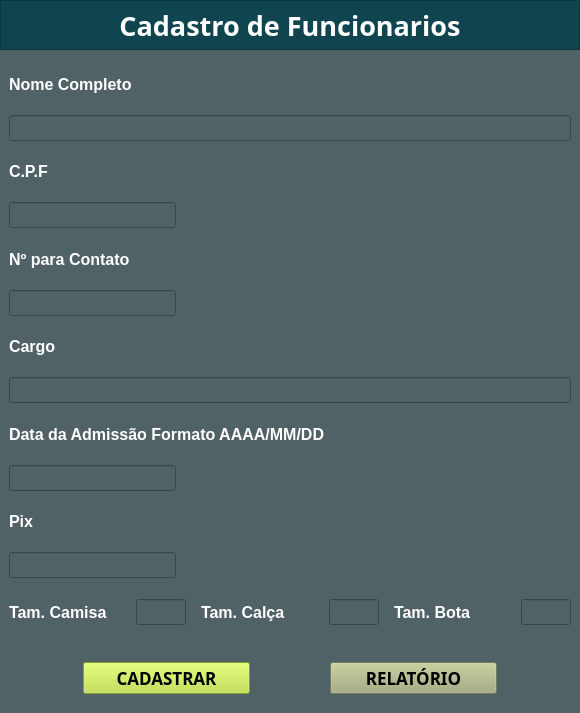
<?xml version="1.0" encoding="UTF-8"?>
<ui version="4.0">
 <class>MainWindow</class>
 <widget class="QMainWindow" name="MainWindow">
  <property name="enabled">
   <bool>true</bool>
  </property>
  <property name="geometry">
   <rect>
    <x>0</x>
    <y>0</y>
    <width>580</width>
    <height>713</height>
   </rect>
  </property>
  <property name="sizePolicy">
   <sizepolicy hsizetype="Ignored" vsizetype="Ignored">
    <horstretch>0</horstretch>
    <verstretch>0</verstretch>
   </sizepolicy>
  </property>
  <property name="windowTitle">
   <string>MainWindow</string>
  </property>
  <widget class="QWidget" name="centralwidget">
   <layout class="QVBoxLayout" name="verticalLayout">
    <property name="spacing">
     <number>0</number>
    </property>
    <property name="leftMargin">
     <number>0</number>
    </property>
    <property name="topMargin">
     <number>0</number>
    </property>
    <property name="rightMargin">
     <number>0</number>
    </property>
    <property name="bottomMargin">
     <number>0</number>
    </property>
    <item>
     <widget class="QFrame" name="frame_top">
      <property name="maximumSize">
       <size>
        <width>16777215</width>
        <height>50</height>
       </size>
      </property>
      <property name="styleSheet">
       <string notr="true">background-color: rgb(16, 69, 79);</string>
      </property>
      <property name="frameShape">
       <enum>QFrame::StyledPanel</enum>
      </property>
      <property name="frameShadow">
       <enum>QFrame::Raised</enum>
      </property>
      <layout class="QHBoxLayout" name="horizontalLayout">
       <property name="spacing">
        <number>0</number>
       </property>
       <property name="leftMargin">
        <number>0</number>
       </property>
       <property name="topMargin">
        <number>0</number>
       </property>
       <property name="rightMargin">
        <number>0</number>
       </property>
       <property name="bottomMargin">
        <number>0</number>
       </property>
       <item>
        <widget class="QLabel" name="label_cadastro">
         <property name="enabled">
          <bool>true</bool>
         </property>
         <property name="maximumSize">
          <size>
           <width>16777215</width>
           <height>50</height>
          </size>
         </property>
         <property name="font">
          <font>
           <family>Agency FB</family>
           <pointsize>20</pointsize>
           <weight>75</weight>
           <bold>true</bold>
          </font>
         </property>
         <property name="toolTipDuration">
          <number>-1</number>
         </property>
         <property name="styleSheet">
          <string notr="true">color: rgb(255, 255, 255);</string>
         </property>
         <property name="lineWidth">
          <number>1</number>
         </property>
         <property name="text">
          <string>Cadastro de Funcionarios</string>
         </property>
         <property name="alignment">
          <set>Qt::AlignCenter</set>
         </property>
        </widget>
       </item>
      </layout>
     </widget>
    </item>
    <item>
     <widget class="QFrame" name="frame_mid">
      <property name="styleSheet">
       <string notr="true">background-color: rgb(80, 98, 102);</string>
      </property>
      <property name="frameShape">
       <enum>QFrame::NoFrame</enum>
      </property>
      <property name="frameShadow">
       <enum>QFrame::Raised</enum>
      </property>
      <layout class="QVBoxLayout" name="verticalLayout_2">
       <item>
        <widget class="QLabel" name="label_Nome_Completo">
         <property name="font">
          <font>
           <family>Arial</family>
           <pointsize>12</pointsize>
           <weight>75</weight>
           <bold>true</bold>
          </font>
         </property>
         <property name="styleSheet">
          <string notr="true">color: rgb(255, 255, 255)</string>
         </property>
         <property name="text">
          <string>Nome Completo</string>
         </property>
        </widget>
       </item>
       <item>
        <widget class="QLineEdit" name="lineEdit_Nome">
         <property name="font">
          <font>
           <family>Arial</family>
           <pointsize>11</pointsize>
          </font>
         </property>
         <property name="styleSheet">
          <string notr="true">color: rgb(255, 255, 255)</string>
         </property>
        </widget>
       </item>
       <item>
        <widget class="QLabel" name="label_CPF">
         <property name="font">
          <font>
           <family>Arial</family>
           <pointsize>12</pointsize>
           <weight>75</weight>
           <bold>true</bold>
          </font>
         </property>
         <property name="styleSheet">
          <string notr="true">color: rgb(255, 255, 255)</string>
         </property>
         <property name="text">
          <string>C.P.F</string>
         </property>
        </widget>
       </item>
       <item>
        <widget class="QLineEdit" name="lineEdit_Cpf">
         <property name="maximumSize">
          <size>
           <width>167</width>
           <height>16777215</height>
          </size>
         </property>
         <property name="font">
          <font>
           <family>Arial</family>
           <pointsize>11</pointsize>
          </font>
         </property>
         <property name="styleSheet">
          <string notr="true">color: rgb(255, 255, 255)</string>
         </property>
        </widget>
       </item>
       <item>
        <widget class="QLabel" name="label_Numero_Contato">
         <property name="font">
          <font>
           <family>Arial</family>
           <pointsize>12</pointsize>
           <weight>75</weight>
           <bold>true</bold>
          </font>
         </property>
         <property name="styleSheet">
          <string notr="true">color: rgb(255, 255, 255)</string>
         </property>
         <property name="text">
          <string>Nº para Contato</string>
         </property>
        </widget>
       </item>
       <item>
        <widget class="QLineEdit" name="lineEdit_NumeroContato">
         <property name="maximumSize">
          <size>
           <width>167</width>
           <height>16777215</height>
          </size>
         </property>
         <property name="font">
          <font>
           <family>Arial</family>
           <pointsize>11</pointsize>
          </font>
         </property>
         <property name="styleSheet">
          <string notr="true">color: rgb(255, 255, 255)</string>
         </property>
        </widget>
       </item>
       <item>
        <widget class="QLabel" name="label_Cargo">
         <property name="font">
          <font>
           <family>Arial</family>
           <pointsize>12</pointsize>
           <weight>75</weight>
           <bold>true</bold>
          </font>
         </property>
         <property name="styleSheet">
          <string notr="true">color: rgb(255, 255, 255)</string>
         </property>
         <property name="text">
          <string>Cargo</string>
         </property>
        </widget>
       </item>
       <item>
        <widget class="QLineEdit" name="lineEdit_Cargo">
         <property name="font">
          <font>
           <family>Arial</family>
           <pointsize>11</pointsize>
          </font>
         </property>
         <property name="styleSheet">
          <string notr="true">color: rgb(255, 255, 255)</string>
         </property>
        </widget>
       </item>
       <item>
        <widget class="QLabel" name="label_DataAdmissao">
         <property name="font">
          <font>
           <family>Arial</family>
           <pointsize>12</pointsize>
           <weight>75</weight>
           <bold>true</bold>
          </font>
         </property>
         <property name="styleSheet">
          <string notr="true">color: rgb(255, 255, 255)</string>
         </property>
         <property name="text">
          <string>Data da Admissão Formato AAAA/MM/DD</string>
         </property>
        </widget>
       </item>
       <item>
        <widget class="QLineEdit" name="lineEdit_Data">
         <property name="maximumSize">
          <size>
           <width>167</width>
           <height>16777215</height>
          </size>
         </property>
         <property name="font">
          <font>
           <family>Arial</family>
           <pointsize>11</pointsize>
          </font>
         </property>
         <property name="styleSheet">
          <string notr="true">color: rgb(255, 255, 255)</string>
         </property>
        </widget>
       </item>
       <item>
        <widget class="QLabel" name="label_Pix">
         <property name="font">
          <font>
           <family>Arial</family>
           <pointsize>12</pointsize>
           <weight>75</weight>
           <bold>true</bold>
          </font>
         </property>
         <property name="styleSheet">
          <string notr="true">color: rgb(255, 255, 255)</string>
         </property>
         <property name="text">
          <string>Pix</string>
         </property>
        </widget>
       </item>
       <item>
        <widget class="QLineEdit" name="lineEdit_Pix">
         <property name="maximumSize">
          <size>
           <width>167</width>
           <height>16777215</height>
          </size>
         </property>
         <property name="font">
          <font>
           <family>Arial</family>
           <pointsize>11</pointsize>
          </font>
         </property>
         <property name="styleSheet">
          <string notr="true">color: rgb(255, 255, 255)</string>
         </property>
        </widget>
       </item>
       <item>
        <widget class="QFrame" name="frame">
         <property name="layoutDirection">
          <enum>Qt::LeftToRight</enum>
         </property>
         <property name="frameShape">
          <enum>QFrame::NoFrame</enum>
         </property>
         <property name="frameShadow">
          <enum>QFrame::Raised</enum>
         </property>
         <layout class="QHBoxLayout" name="horizontalLayout_3">
          <property name="spacing">
           <number>15</number>
          </property>
          <property name="leftMargin">
           <number>0</number>
          </property>
          <property name="topMargin">
           <number>7</number>
          </property>
          <property name="rightMargin">
           <number>0</number>
          </property>
          <property name="bottomMargin">
           <number>0</number>
          </property>
          <item>
           <widget class="QLabel" name="label_Tam_Camisa">
            <property name="font">
             <font>
              <family>Arial</family>
              <pointsize>12</pointsize>
              <weight>75</weight>
              <bold>true</bold>
             </font>
            </property>
            <property name="styleSheet">
             <string notr="true">color: rgb(255, 255, 255)</string>
            </property>
            <property name="text">
             <string>Tam. Camisa</string>
            </property>
           </widget>
          </item>
          <item>
           <widget class="QLineEdit" name="lineEdit_Camisa">
            <property name="maximumSize">
             <size>
              <width>50</width>
              <height>16777215</height>
             </size>
            </property>
            <property name="font">
             <font>
              <family>Arial</family>
              <pointsize>11</pointsize>
             </font>
            </property>
            <property name="styleSheet">
             <string notr="true">color: rgb(255, 255, 255)</string>
            </property>
           </widget>
          </item>
          <item>
           <widget class="QLabel" name="label_Tam_Calca">
            <property name="font">
             <font>
              <family>Arial</family>
              <pointsize>12</pointsize>
              <weight>75</weight>
              <bold>true</bold>
             </font>
            </property>
            <property name="styleSheet">
             <string notr="true">color: rgb(255, 255, 255)</string>
            </property>
            <property name="text">
             <string>Tam. Calça</string>
            </property>
           </widget>
          </item>
          <item>
           <widget class="QLineEdit" name="lineEdit_Calca">
            <property name="maximumSize">
             <size>
              <width>50</width>
              <height>16777215</height>
             </size>
            </property>
            <property name="font">
             <font>
              <family>Arial</family>
              <pointsize>11</pointsize>
             </font>
            </property>
            <property name="styleSheet">
             <string notr="true">color: rgb(255, 255, 255)</string>
            </property>
           </widget>
          </item>
          <item>
           <widget class="QLabel" name="label_Tam_Bota">
            <property name="font">
             <font>
              <family>Arial</family>
              <pointsize>12</pointsize>
              <weight>75</weight>
              <bold>true</bold>
             </font>
            </property>
            <property name="styleSheet">
             <string notr="true">color: rgb(255, 255, 255)</string>
            </property>
            <property name="text">
             <string>Tam. Bota</string>
            </property>
           </widget>
          </item>
          <item>
           <widget class="QLineEdit" name="lineEdit_Bota">
            <property name="maximumSize">
             <size>
              <width>50</width>
              <height>16777215</height>
             </size>
            </property>
            <property name="font">
             <font>
              <family>Arial</family>
              <pointsize>11</pointsize>
             </font>
            </property>
            <property name="styleSheet">
             <string notr="true">color: rgb(255, 255, 255)</string>
            </property>
           </widget>
          </item>
         </layout>
        </widget>
       </item>
      </layout>
     </widget>
    </item>
    <item>
     <widget class="QFrame" name="frame_botton">
      <property name="maximumSize">
       <size>
        <width>16777215</width>
        <height>70</height>
       </size>
      </property>
      <property name="styleSheet">
       <string notr="true">background-color: rgb(80, 98, 102);</string>
      </property>
      <property name="frameShape">
       <enum>QFrame::NoFrame</enum>
      </property>
      <property name="frameShadow">
       <enum>QFrame::Raised</enum>
      </property>
      <layout class="QHBoxLayout" name="horizontalLayout_2">
       <item>
        <widget class="QPushButton" name="pushButton_Cadastrar">
         <property name="sizePolicy">
          <sizepolicy hsizetype="Minimum" vsizetype="Fixed">
           <horstretch>0</horstretch>
           <verstretch>0</verstretch>
          </sizepolicy>
         </property>
         <property name="maximumSize">
          <size>
           <width>167</width>
           <height>16777215</height>
          </size>
         </property>
         <property name="font">
          <font>
           <family>Agency FB</family>
           <pointsize>13</pointsize>
           <weight>75</weight>
           <bold>true</bold>
           <kerning>true</kerning>
          </font>
         </property>
         <property name="styleSheet">
          <string notr="true">background-color: rgb(189, 224, 56);</string>
         </property>
         <property name="text">
          <string>CADASTRAR</string>
         </property>
         <property name="iconSize">
          <size>
           <width>16</width>
           <height>16</height>
          </size>
         </property>
        </widget>
       </item>
       <item>
        <widget class="QPushButton" name="pushButton_Relatorio">
         <property name="maximumSize">
          <size>
           <width>167</width>
           <height>16777215</height>
          </size>
         </property>
         <property name="font">
          <font>
           <family>Agency FB</family>
           <pointsize>13</pointsize>
           <weight>75</weight>
           <bold>true</bold>
          </font>
         </property>
         <property name="styleSheet">
          <string notr="true">background-color: rgb(163, 171, 120);</string>
         </property>
         <property name="text">
          <string>RELATÓRIO</string>
         </property>
        </widget>
       </item>
      </layout>
     </widget>
    </item>
   </layout>
  </widget>
  <widget class="QMenuBar" name="menubar">
   <property name="geometry">
    <rect>
     <x>0</x>
     <y>0</y>
     <width>580</width>
     <height>26</height>
    </rect>
   </property>
  </widget>
 </widget>
 <resources/>
 <connections/>
</ui>
